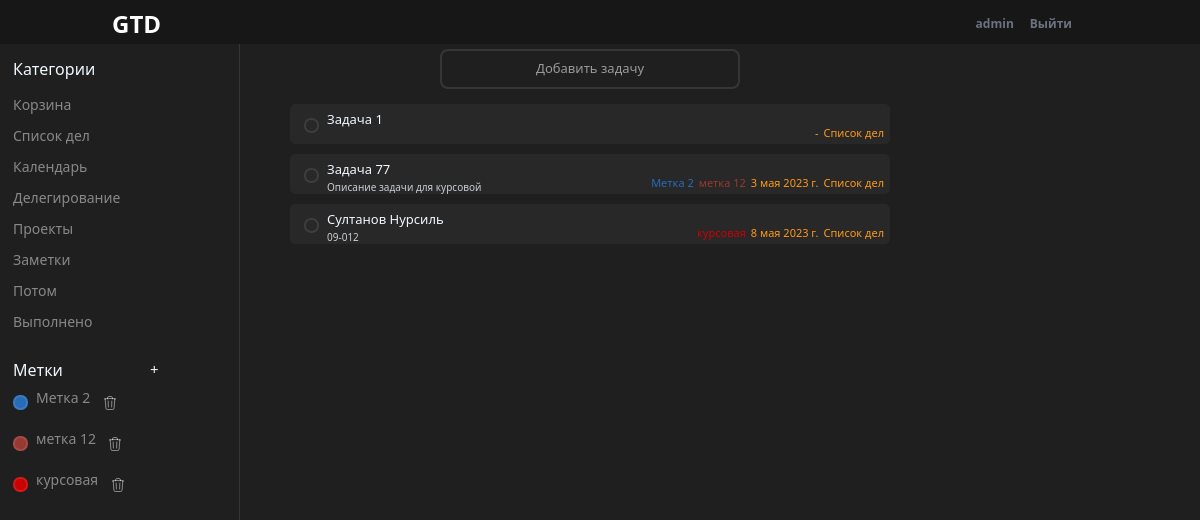
Screenshot of /?category=11 (signed in) with the database file from the repository.
### planner/models.py (models this page shows, shortened)
class Category(models.Model):
    name = models.CharField(max_length=255)
    is_project = models.BooleanField(default=False)
    def __str__(self):
        return self.name

class Label(models.Model):
    name = models.CharField(max_length=255)
    color = models.CharField(max_length=7, default="#000000")
    user = models.ForeignKey(User, on_delete=models.CASCADE)

class Task(models.Model):
    task = models.CharField('task', max_length=50)
    description = models.TextField('description', blank=True)
    checkbox = models.BooleanField('', default=False, null=True)
    finish = models.DateField(blank=True, null=True)
    created_date = models.DateTimeField(default=timezone.now, blank=True)
    category = models.ForeignKey(Category, on_delete=models.CASCADE, blank=True, null=True)
    priority = models.IntegerField(blank=True, null=False, default=1, validators=[MinValueValidator(1), MaxValueValidator(4)])
    project = models.ForeignKey(Project, on_delete=models.CASCADE, blank=True, null=True)
    labels = models.ManyToManyField(Label, related_name='projects', blank=True)
    user = models.ForeignKey(User, on_delete=models.CASCADE)

### planner/views.py (the view)
# urls.py: path('', views.index, name='index'),
def index(request):
    tasks = Task.objects.filter(user=request.user)
    form = TaskForm(initial={'checkbox': False})
    edit = EditTaskForm()
    cat = Category.objects.all()
    labels = Label.objects.filter(user=request.user)
    category_id = request.GET.get('category')
    if category_id and category_id != "":
        tasks = tasks.filter(category_id=category_id)
    else:
        tasks = tasks.filter(category__isnull=True)
    return render(request, 'planner/index.html',
                  {'tasks': tasks, 'form': form, 'edit': edit, 'cat': cat, 'labels': labels})

### planner/templates/planner/index.html (shortened to what this page needs)
{% load static %}
<!DOCTYPE html>
<html lang="en">
<head>
    <link rel="stylesheet" href="{% static 'planner/css/style.css' %}">
    <link rel="stylesheet" href="{% static 'planner/css/reset.css' %}">
    <link href="{% static 'planner/airdatepicker/air-datepicker.css' %}" rel="stylesheet" type="text/css">
    <link href="https://cdn.jsdelivr.net/npm/bootstrap@5.1.3/dist/css/bootstrap.min.css" rel="stylesheet">
    <link rel="stylesheet" href="https://cdnjs.cloudflare.com/ajax/libs/font-awesome/6.3.0/css/all.min.css" />
    <link rel="stylesheet" type="text/css" href="https://cdn.jsdelivr.net/npm/spectrum-colorpicker2/dist/spectrum.min.css">
    <script src="https://cdn.tailwindcss.com"></script>
    <link rel="stylesheet" href="{% static 'planner/css/select2.css' %}">
</head>
<body>
    {% include 'planner/topbar.html' %}
    <div class="app-section">
        {% include 'planner/left_menu.html' %}
        <div class="main-section">
            {% include 'planner/add_form.html' %}
            {% include 'planner/task_list.html' %}
        </div>
    </div>
</body>
</html>

### planner/templates/planner/topbar.html (shortened to what this page needs)
<div class="bg-neutral-900 font-sans w-full m-0">
	<div class="bg-neutral-900 shadow bg-opacity-0">
    <div class="container mx-auto px-4">
      <div class="flex items-center justify-between py-2">
        <div>
          <div class="text-2xl font-bold text-white text-shadow-lg">GTD</div>
        </div>
        <div class="hidden sm:flex sm:items-center">
          {% if user.is_authenticated %}
              <h1 class="text-gray-500 text-xs font-semibold hover:text-red-600 mr-4"> {{ user }}</h1>
              <a href="{% url 'logout' %}" class="text-gray-500 text-xs font-semibold hover:text-red-600 mr-4">Выйти</a>
          {% else %}
              <a href="{% url 'login' %}" class="text-gray-500 text-xs font-semibold hover:text-red-600 mr-4">Sign in</a>
              <a href="{% url 'logout' %}" class="text-gray-500 text-xs font-semibold border px-2 py-2 rounded-lg hover:text-red-600 hover:border-red-600">Sign up</a>
          {% endif %}
        </div>
      </div>
    </div>
  </div>
</div>

### planner/templates/planner/left_menu.html (shortened to what this page needs)
<div class="left_menu_section">
            <div class="section_title">Категории</div>
            <div class="section_list">
                <a class="section_item" href="{% url 'index' %}">Корзина</a>
                {% for category in cat %}
                  <a class="section_item" href="{% url 'index' %}?category={{ category.id }}">{{ category.name }}</a>
                {% endfor %}
            </div>
            <div class="labels_section">
              <div class="labels_field">
                <div class="section_title">Метки</div>
                <div class="add_label_btn">+</div>
              </div>
                {% for l in labels %}
                    <div class="section_item" style="display: flex; flex-direction: row">
                        <div class="label_color" style="background-color: {{ l.color }}"></div>
                        <span>{{ l.name }}</span>
                        <button class="delete-label-btn" data-label-id="{{ l.pk }}">
                        </button>
                    </div>
                {% endfor %}
            </div>
</div>

### planner/templates/planner/task_list.html
<div class="task_list_section">
    {% for t in tasks %}
        <div class="task" data-task-id="{{ t.id }}">
            <a class="task_checkbox" href="{% url 'delete' t.id %}"></a>
            <div class="task_info">
                <div class="task_name">{{ t.task }}</div>
                <div class="task_description">{{ t.description }}</div>
            </div>
            {% for l in t.labels.all %}
                <div class="task_labels" lab_pk = "{{ l.pk }}" style="color: {{ l.color }}">{{ l.name|default_if_none:"-" }}</div>
            {% endfor %}
            <div class="task_date" date="{{ t.finish|date:'d.m.Y' }}">{{ t.finish|default_if_none:"-"  }}</div>
            <div class="task_cat">{{ t.category|default_if_none:"-" }}</div>
        </div>
    {% endfor %}
</div>

### planner/static/planner/css/style.css (style rules this page uses)
:root { --top-bar-height: 44px; --dark-theme-color-black:#1f1f1f; --dark-theme-color-brown: #282828; --menu-section-width: 150px; --menu-section-height: calc(100vh - var(--top-bar-height)); --main-font: inherit; --border-color: hsla(0,0%,100%,0.1); --section-item-color: hsla(0, 0%, 100%, 0.471); --edit-form-section-width: 20%; }
a { text-decoration: none; }
.app-section { position: absolute; display: flex; flex-grow: 1; flex-direction: row; left: 0px; right: 0px; bottom: 0px; top: var(--top-bar-height); background-color: var(--dark-theme-color-black); }
.left_menu_section { display: block; width: 20%; max-width: 250px; min-width: 120px; height: var(--menu-section-height); left: 0px; background-color: var(--dark-theme-color-black); border-right: 1px solid var(--border-color); margin-top: 0; z-index: 199; }
.section_title { display: block; padding-left: 13px; padding-top: 13px; width: var(--menu-section-width); color: aliceblue; font-family: var(--main-font); }
.section_list { display: flex; flex-direction: column; margin: 8px; }
.section_item { color: var(--section-item-color); font-family: var(--main-font); font-size: 14px; padding: 5px; }
.main-section { display: flex; flex-direction: column; width: 50%; max-width: 700px; min-width: 400px; height: var(--menu-section-height); margin-left: 50px; align-items: center; }
.task_list_section { display: flex; flex-direction: column; align-items: center; margin: 10px; overflow: auto; overflow-x: hidden; width: 100%; height: auto; }
.task { display: flex; flex-direction: row; margin: 5px; padding: 5px; border: 1px solid var(--dark-theme-color-brown); border-radius: 5px; background-color: var(--dark-theme-color-brown); height: 40px; max-width: 700px; width: 100%; }
.task_info { display: flex; flex-direction: column; flex-grow: 2; }
.task_date { color: #FF9A19; font-size: 11px; margin-left: 5px; margin-top: 15px; }
.task_cat { color: #FF9A19; font-size: 11px; margin-left: 5px; margin-top: 15px; }
.task_labels { color: #FF9A19; font-size: 11px; margin-left: 5px; margin-top: 15px; }
.task_name { font-family: var(--main-font); font-size: 13px; color: aliceblue; }
.task_description { font-family: var(--main-font); font-size: 10px; color: rgba(240, 248, 255, 0.8); }
.task_checkbox { width: 15px; height: 15px; border: 2px solid var(--border-color);; border-radius: 7px; margin: 8px; }
.labels_field { display: flex; flex-direction: row; }
.add_label_btn { font-size: 15px; color: aliceblue; height: 100%; width: 20%; padding-top: 13px; }
.label_color { width: 15px; height: 15px; border: 2px solid var(--border-color);; border-radius: 7px; margin: 8px; }
.delete-label-btn { margin-left:5%; }

### planner/static/planner/css/select2.css (style rules this page uses)
:root { --dark-theme-color-black:#1f1f1f; --dark-theme-color-brown: #282828; --dark-theme-color-red-btn: #cf463ab5; --dark-theme-color-task-date:#FF9A19; --border-color: hsla(0,0%,100%,0.1); }

### rows the page displays
Category: name "Список дел"
Category: name "Календарь"
Category: name "Делегирование"
Category: name "Проекты"
Category: name "Заметки"
Category: name "Потом"
Category: name "Выполнено"
Label: name "Метка 2"
Label: name "метка 12"
Label: name "курсовая"
Task: task "Задача 1", finish "-", category "Список дел"
Task: task "Задача 77", description "Описание задачи для курсовой", finish "3 мая 2023 г.", category "Список дел"
Task: task "Султанов Нурсиль", description "09-012", finish "8 мая 2023 г.", category "Список дел"

### other values shown
{{ user }} "admin"
